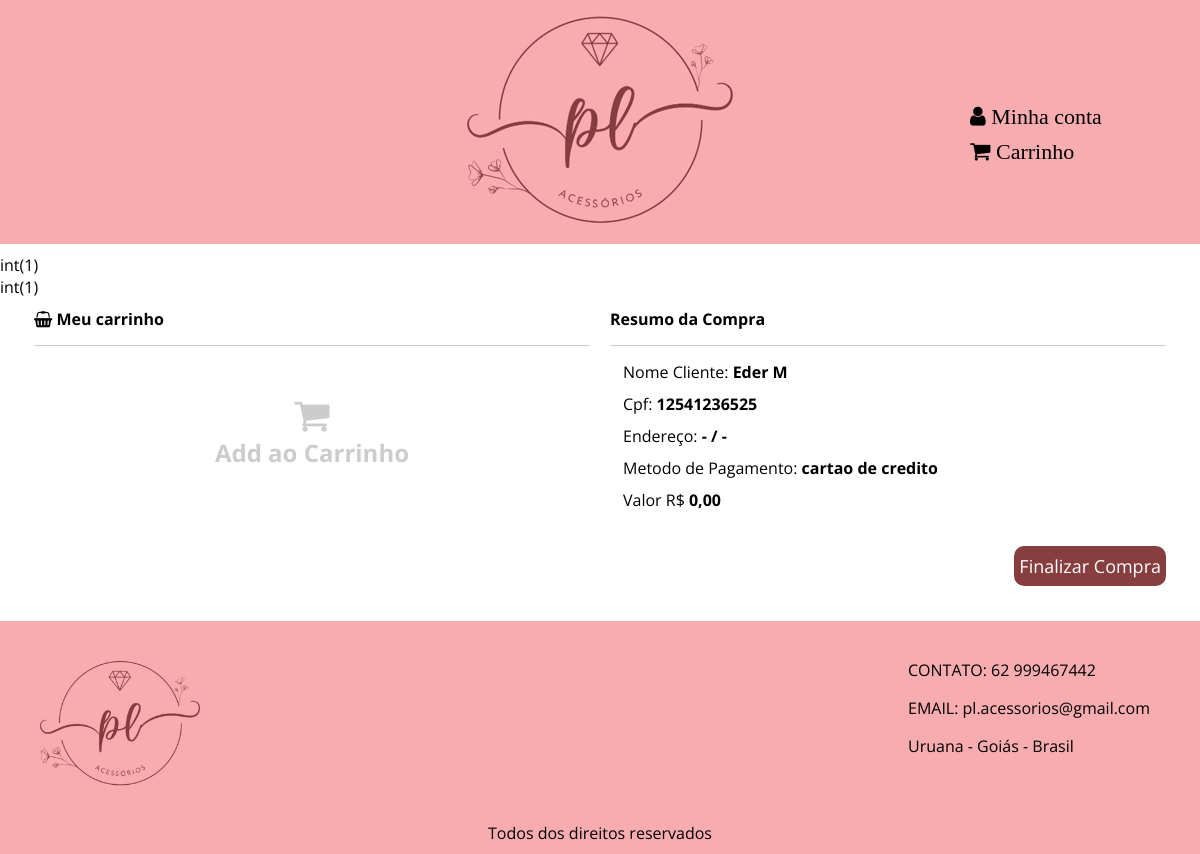
Page /carrinho (signed in) on the committed database.
### tables this page shows
CREATE TABLE `tb_cliente` (
  `id` int(11) UNSIGNED NOT NULL,
  `nome` varchar(255) NOT NULL,
  `telefone` varchar(255) NOT NULL,
  `cpf` varchar(255) NOT NULL,
  `sexo` varchar(255) NOT NULL,
  `endereco_id` int(11) DEFAULT NULL,
  `pag_id` int(11) DEFAULT NULL
);

### classes/MySQL.php (called while the page is built)
<?php
class MySql
{
    private static $pdo;
    public static function conectar()
    {
        if (self::$pdo == null) {
            try {
                self::$pdo = new PDO('mysql:host=' . HOST . ';dbname=' . DATABASE, USER, PASSWORD, array(PDO::MYSQL_ATTR_INIT_COMMAND => "SET NAMES utf8"));
                self::$pdo->setAttribute(PDO::ATTR_ERRMODE, PDO::ERRMODE_EXCEPTION);
            } catch (Exception $e) {
                echo 'erro ao conectar';
                error_log(date('d/m/Y H:i:s') . ' = ' . $e . "\n", 3, 'error.log');
            }
        }
        return self::$pdo;
    }
}

### classes/Painel.php (called while the page is built, shortened)
<?php
class Painel
{
    public static function convertMoney($valor){
        return number_format($valor,2,',','.');
    }
}

### pages/carrinho.php (the view, shortened to what this page needs)
<?php
$carrinho = MySql::conectar()->prepare("SELECT * FROM `tb_carrinho`");
$carrinho->execute();
$usuario = MySql::conectar()->prepare("SELECT * FROM `tb_cliente` WHERE id=$_SESSION[identifica]");
$usuario->execute();
$usuario = $usuario->fetch();
if($usuario['endereco_id'] != null || $usuario['endereco_id'] != ""){
    $endereco = MySql::conectar()->prepare("SELECT * FROM `tb_endereco` WHERE id=$usuario[endereco_id]");
    $endereco->execute();
    $endereco = $endereco->fetch();
}
$pag = MySql::conectar()->prepare("SELECT * FROM `tb_modo.pagamento` WHERE id=$usuario[pag_id]");
$pag->execute();
$pag = $pag->fetch();
?>
<?php
if (@$_SESSION['login'] == true && @$_SESSION['identifica'] != 0) {
?>
    <section >
    <?php var_dump($_SESSION['identifica']);?>
        <div class="center">
            <div class="box-carrinho">
                <div class="item-car w50 left">
                    <h4><i class="fa fa-shopping-basket"></i> Meu carrinho</h4>
                    <?php
                     if ($carrinho->rowCount() >= 1) { $carrinho = $carrinho->fetchAll();?>
                    <?php
                        $somaCart = 0;
                        foreach ($carrinho as $key => $value) {
                            $cartProduct = MySql::conectar()->prepare("SELECT * FROM `tb_produto.estoque` WHERE id=$value[compra_id]");
                            $cartProduct->execute();
                            $cartProduct = $cartProduct->fetch();
                            $categ = MySql::conectar()->prepare("SELECT * FROM `tb_categoria` WHERE id=$cartProduct[categoria_id]");
                            $categ->execute();
                            $categ = $categ->fetch();
                            $cor = MySql::conectar()->prepare("SELECT * FROM `tb_cor` WHERE id=$cartProduct[cor_id]");
                            $cor->execute();
                            $cor = $cor->fetch();
                        ?>
                            <form method="post" item_id="<?= $value['id'] ?>">
                                <?php
                                if (isset($_POST['limpar'])) {
                                    $item = $value['id'];
                                    $cart = $_POST['id_cart'];
                                    if ($item == $cart) {
                                        Painel::limparCart($item);
                                    }
                                    Painel::redirect(INCLUDE_PATH . 'carrinho');
                                }
                                ?>
                                <div class="content-item" item_id="<?php echo $value['id']; ?>">
                                    <div class="imagem-item w50 left">
                                        <?php $imagens = ($cartProduct['imagem'] == '') ? INCLUDE_PATH . 'images/transferir.jpg' : INCLUDE_PATH_PERFIL . 'uploads/' . $cartProduct['imagem']; ?>
                                        <img src="<?= $imagens ?>" alt="">
                                    </div>
                                    <div class="sobre-item left">
                                        <h5><?= $cartProduct['nome'] ?></h5>
                                        <h5>Categoria: <?= $categ['nome'] ?></h5>
                                        <h5>Cor: <?= $cor['nome_cor']; ?></h5>
                                        <h5>Valor R$ <b><?= Painel::convertMoney($cartProduct['preco'])  ?></b></h5>
                                        <h5>Quantidade: <b><?= $value['quantidade']; ?></b></h5>
                                    </div>
                                    <input type="hidden" name="id_cart" value="<?= $value['id']; ?>">
                                    <input type="submit" name="limpar" value="X">
                            </form>
                            <div class="clear"></div>
                        </div>
                        <?php
                            $nomeProduto = $cartProduct['nome'];
                            $categoriaProduto = $cartProduct['categoria_id'];
                            $corProduto = $cartProduct['cor_id'];
                            $idProduto = $cartProduct['id'];
                            $qntdItens = $value['quantidade'];
                            $somaCart += $cartProduct['preco'] *  $value['quantidade'];
                        } ?>
        <?php } else { ?>
            <h1 style="color:#ccc; text-align:center; margin: 50px 0;" ><i class="fa fa-shopping-cart" style="font-size: 38px;"></i> <br> Add ao Carrinho</h1>
        <?php
            $somaCart = 0.00;
        } ?>
            </div>
            <div class="info-car w50 right">
            <form  method="post">
                <h4>Resumo da Compra</h4>
                <div class="info-resumo">
                    <ul>
                        <li>Nome Cliente: <b><?= ($usuario['nome'] ?? ""); ?></b></li>
                        <li>Cpf: <b><?= ($usuario['cpf'] ?? ""); ?></b></li>
                        <li>Endereço: <b><?= ($endereco['endereco'] ?? "") . ' ' . ($endereco['complemento'] ?? "") . ' - ' . ($endereco['bairro'] ?? "") . ' / ' . ($endereco['cidade'] ?? "") . ' - ' . ($endereco['estado'] ?? ""); ?></b></li>
                        <li>Metodo de Pagamento: <b><?= ($pag['tipo'] ?? ""); ?></b></li>
                        <li>Valor R$ <b><?= (Painel::convertMoney($somaCart) > 0) ? Painel::convertMoney($somaCart) : '0,00'; ?></b></li>
                    </ul>
                </div>
                    <input type="submit" name="acao" value="Finalizar Compra" >
                </form>
            </div>
        </div>
        </div>
    </section>
<?php } ?>

### css/style.css (style rules this page uses)
* { margin: 0; padding: 0; box-sizing: border-box; font-family: 'Open Sans'; list-style: none; text-decoration: none; }
html, body { overflow-x: hidden; }
.center { width: 100%; margin: 0 auto; max-width: 1280px; }
.w50 { width: 50%; }
.left { float: left; }
.right { float: right; }
section .box-carrinho { width: 100%; padding: 0 2%; display: inline-block; }
section .box-carrinho>.item-car { padding: 10px; }
section .box-carrinho>.info-car { padding: 10px; }
section .box-carrinho>.item-car h4, section .box-carrinho>.info-car h4 { padding-bottom: 15px; border-bottom: 1px solid #ccc; }
section .box-carrinho>.info-car .info-resumo { margin: 10px; }
section .box-carrinho>.info-car .info-resumo li { padding: 5px 3px; }
section .box-carrinho>.info-car input[type=submit] { margin-top: 20px; color: white; background-color: #863E3F; padding: 8px 5px; border: 0; font-size: 18px; border-radius: 10px; cursor: pointer; float: right; }

### rows in the picture
tb_cliente: nome "Eder M", cpf "12541236525"
tb_modo.pagamento: tipo "cartao de credito"

### other values in the picture
Painel::convertMoney($somaCart) "0,00"
